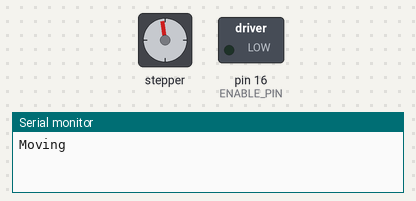
This sketch was run on a simulated Arduino Uno, built with avr-gcc and run on an emulated ATmega328P. On the bench: stepper motor, switched loads named in the sketch (green lamp = pin HIGH), the last lines printed to the serial monitor. Stepper angles assume 200 steps per turn.

Above: at 0.05 s.
At 2.75 s:
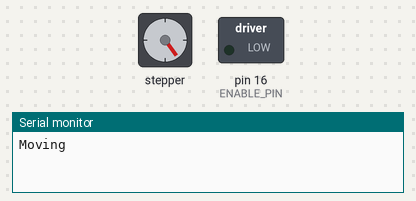
At 5.55 s:
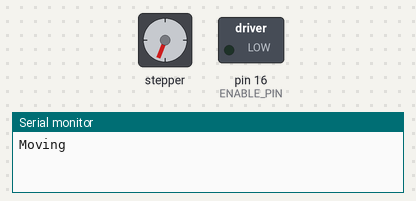
At 15.55 s:
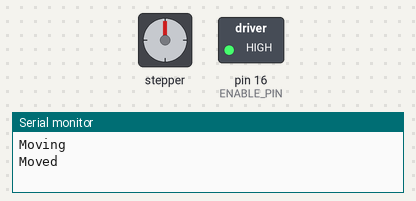
Timing chart, 0 to 20.3 s (numbered marks = the images above):
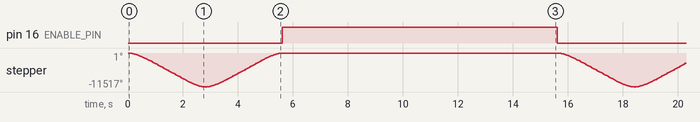

The sketch:

Peristaltic_Pump.ino
```cpp
//      ******************************************************************
//      *                                                                *
//      *         Simple example for controlling a stepper motor         *
//      *                                                                *
//      *            S. Reifel & Co.                6/24/2018            *
//      *                                                                *
//      ******************************************************************


// This is the simplest example of how to run a stepper motor.
//
// Documentation for this library can be found at:
//    https://github.com/Stan-Reifel/SpeedyStepper
//
//
// This library requires that your stepper motor be connected to the Arduino
// using drive electronics that has a "Step and Direction" interface.
// Examples of these are:
//
//    Pololu's DRV8825 Stepper Motor Driver Carrier:
//        https://www.pololu.com/product/2133
//
//    Pololu's A4988 Stepper Motor Driver Carrier:
//        https://www.pololu.com/product/2980
//
//    Sparkfun's Big Easy Driver:
//        https://www.sparkfun.com/products/12859
//
//    GeckoDrive G203V industrial controller:
//        https://www.geckodrive.com/g203v.html
//
// For all driver boards, it is VERY important that you set the motor
// current before running the example.  This is typically done by adjusting
// a potentiometer on the board.  Read the driver board's documentation to
// learn how.

// ***********************************************************************


#include <SpeedyStepper.h>


//
// pin assignments
//
#define MOTOR_STEP_PIN 12
#define MOTOR_DIRECTION_PIN 13
#define ENABLE_PIN 16

//
// create the stepper motor object
//
SpeedyStepper stepper;


void setup()
{
  //
  // setup the LED pin and enable print statements
  //
  Serial.begin(9600);
  pinMode(ENABLE_PIN, OUTPUT);


  //
  // connect and configure the stepper motor to its IO pins
  //
  stepper.connectToPins(MOTOR_STEP_PIN, MOTOR_DIRECTION_PIN);
}


void loop()
{
  //
  // Note 1: It is assumed that you are using a stepper motor with a
  // 1.8 degree step angle (which is 200 steps/revolution). This is the
  // most common type of stepper.
  //
  // Note 2: It is also assumed that your stepper driver board is
  // configured for 1x microstepping.
  //
  // It is OK if these assumptions are not correct, your motor will just
  // turn less than a full rotation when commanded to.
  //
  // Note 3: This example uses "relative" motions.  This means that each
  // command will move the number of steps given, starting from it's
  // current position.
  //

  //
  // set the speed and acceleration rates for the stepper motor
  //

  digitalWrite(ENABLE_PIN, LOW);
  stepper.setSpeedInStepsPerSecond(10000);
  stepper.setAccelerationInStepsPerSecondPerSecond(10000);

  //
  // Rotate the motor in the forward direction one revolution (200 steps).
  // This function call will not return until the motion is complete.
  //
  Serial.println("Moving");
  stepper.moveRelativeInSteps(-6400);
  stepper.moveRelativeInSteps(6400);
  Serial.println("Moved");

  //
  // now that the rotation has finished, delay 1 second before starting
  // the next move
  //
  digitalWrite(ENABLE_PIN, HIGH);
  delay(10000);
}
```

Measured:
- by itself, pin 16 (ENABLE_PIN): alternates HIGH for 10.0 s and LOW for 5.6 s
- by itself, stepper: turns 11517° counter-clockwise in 2.8 s, then 11517° clockwise in 2.8 s, repeating every 15.6 s
